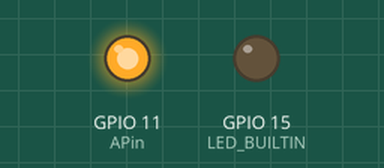
A sketch run on a simulated ESP32-S2. Shown: output pins drawn as LEDs (lit = HIGH).

Above: at 0.1 s.
At 20.5 s:
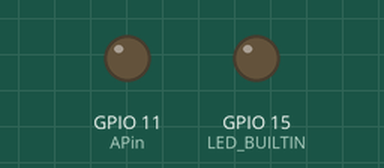
At 29.3 s:
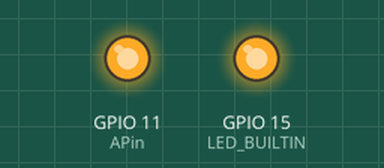
Timing chart, 0 to 30.8 s (numbered marks = the images above):
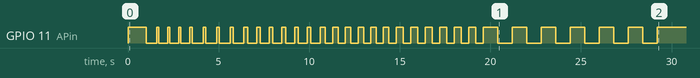

The sketch:

28_esp32s2_opozniacz_walka_ferguson_pierwszy_niestrzelajacy.ino
```cpp
#include <ESP32Servo.h>

int APin = 11;
int freq = 100;  //           <-------------------  you can change frequency (100 is enough for mosfet control)
ESP32PWM pwm;

// void run()
// {
//    	for (float pwm_value = 0; pwm_value <= 1; pwm_value += 0.001) {
// 		  pwm.writeScaled(pwm_value);
//       delay(5);                      // wait for a second
//     }
// }


void run()
{

  	// for (float pwm_value = 0; pwm_value <= 5; pwm_value += 1) {
		//   pwm.writeScaled(1);
    //   delay(100);
    //   pwm.writeScaled(0);
    //   delay(200);
    // }

     pwm.writeScaled(1);
      delay(1000);
    pwm.writeScaled(0);
      delay(600);

      for (float pwm_value = 0; pwm_value <= 2; pwm_value += 1) {
		  pwm.writeScaled(1);
      delay(100);
      pwm.writeScaled(0);
      delay(500);
    }

    	for (float pwm_value = 0; pwm_value <= 3; pwm_value += 1) {
		  pwm.writeScaled(1);
      delay(150);
      pwm.writeScaled(0);
      delay(600);
    }


    	for (float pwm_value = 0; pwm_value <= 5; pwm_value += 1) {
		  pwm.writeScaled(1);
      delay(200);
      pwm.writeScaled(0);
      delay(500);
    }

    	for (float pwm_value = 0; pwm_value <= 5; pwm_value += 1) {
		  pwm.writeScaled(1);
      delay(300);
      pwm.writeScaled(0);
      delay(400);
    }

      	for (float pwm_value = 0; pwm_value <= 5; pwm_value += 1) {
		  pwm.writeScaled(1);
      delay(400);
      pwm.writeScaled(0);
      delay(400);
    }


   	for (float pwm_value = 0; pwm_value <= 5; pwm_value += 1) {
		  pwm.writeScaled(1);
      delay(800);
      pwm.writeScaled(0);
      delay(800);
    }

    pwm.writeScaled(1);
}


// void run()
// {
//    	for (float pwm_value = 0.75; pwm_value <= 0.85; pwm_value += 0.0001) {
// 		  pwm.writeScaled(pwm_value);
//       delay(5);                      // wait for a second
//     }
// }
// void run()
// {
// pwm.writeScaled(0.8);
// delay(800);
// pwm.writeScaled(0);
// delay(800);

//    	for (float pwm_value = 0.8; pwm_value <= 1; pwm_value += 0.05) {
// 		  pwm.writeScaled(pwm_value);
//       delay(400);
//       pwm.writeScaled(0);
//       delay(800);                   // wait for a second
//     }

//     pwm.writeScaled(1);
// }

void setup() {
  pinMode(LED_BUILTIN, OUTPUT);
  digitalWrite(LED_BUILTIN, LOW);
	// Allow allocation of all timers
	ESP32PWM::allocateTimer(0);
	ESP32PWM::allocateTimer(1);
	ESP32PWM::allocateTimer(2);
	ESP32PWM::allocateTimer(3);
	pwm.attachPin(APin, freq, 10); // 1KHz 8 bit
  pwm.writeScaled(0); // <---  set PWM to 0V
  // pwm.writeScaled(1) <---  set PWM to 3.3V
  run();
  digitalWrite(LED_BUILTIN, HIGH);  // turn the LED on (HIGH is the voltage level)
  delay(20);
}

void loop() {}
```
